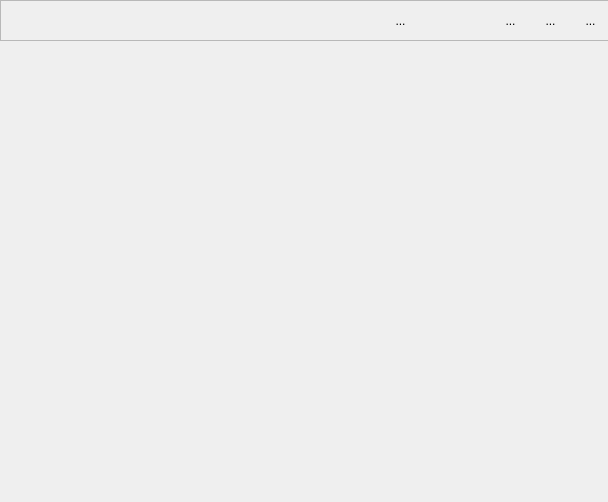
<?xml version="1.0" encoding="UTF-8"?>
<ui version="4.0">
 <class>Form</class>
 <widget class="QWidget" name="Form">
  <property name="geometry">
   <rect>
    <x>0</x>
    <y>0</y>
    <width>608</width>
    <height>502</height>
   </rect>
  </property>
  <property name="windowTitle">
   <string>Form</string>
  </property>
  <widget class="QFrame" name="frame">
   <property name="geometry">
    <rect>
     <x>0</x>
     <y>0</y>
     <width>611</width>
     <height>41</height>
    </rect>
   </property>
   <property name="frameShape">
    <enum>QFrame::StyledPanel</enum>
   </property>
   <property name="frameShadow">
    <enum>QFrame::Raised</enum>
   </property>
   <widget class="QToolButton" name="toolButton">
    <property name="geometry">
     <rect>
      <x>570</x>
      <y>0</y>
      <width>41</width>
      <height>41</height>
     </rect>
    </property>
    <property name="styleSheet">
     <string notr="true">QToolButton{
	border: none;
	background: transparent;
}

QToolButton:hover{
	background-color: rgba(218, 0, 0, 0.8);
}

QToolButton:pressed{
	background-color: ;
	background-color: rgba(167, 0, 0, 0.8);
}</string>
    </property>
    <property name="text">
     <string>...</string>
    </property>
   </widget>
   <widget class="QToolButton" name="toolButton_2">
    <property name="geometry">
     <rect>
      <x>530</x>
      <y>0</y>
      <width>41</width>
      <height>41</height>
     </rect>
    </property>
    <property name="styleSheet">
     <string notr="true">QToolButton{
	border: none;
	background: transparent;
}

QToolButton:hover{
	background-color: rgba(10, 10, 10, 0.6);
}</string>
    </property>
    <property name="text">
     <string>...</string>
    </property>
   </widget>
   <widget class="QToolButton" name="toolButton_3">
    <property name="geometry">
     <rect>
      <x>490</x>
      <y>0</y>
      <width>41</width>
      <height>41</height>
     </rect>
    </property>
    <property name="styleSheet">
     <string notr="true">QToolButton{
	border: none;
	background: transparent;
}

QToolButton:hover{
	background-color: rgba(10, 10, 10, 0.6);
}</string>
    </property>
    <property name="text">
     <string>...</string>
    </property>
   </widget>
   <widget class="QToolButton" name="toolButton_4">
    <property name="geometry">
     <rect>
      <x>380</x>
      <y>0</y>
      <width>41</width>
      <height>41</height>
     </rect>
    </property>
    <property name="styleSheet">
     <string notr="true">QToolButton{
	background: transparent;
	border-radius: 20px;
}
</string>
    </property>
    <property name="text">
     <string>...</string>
    </property>
   </widget>
  </widget>
 </widget>
 <resources/>
 <connections/>
</ui>
